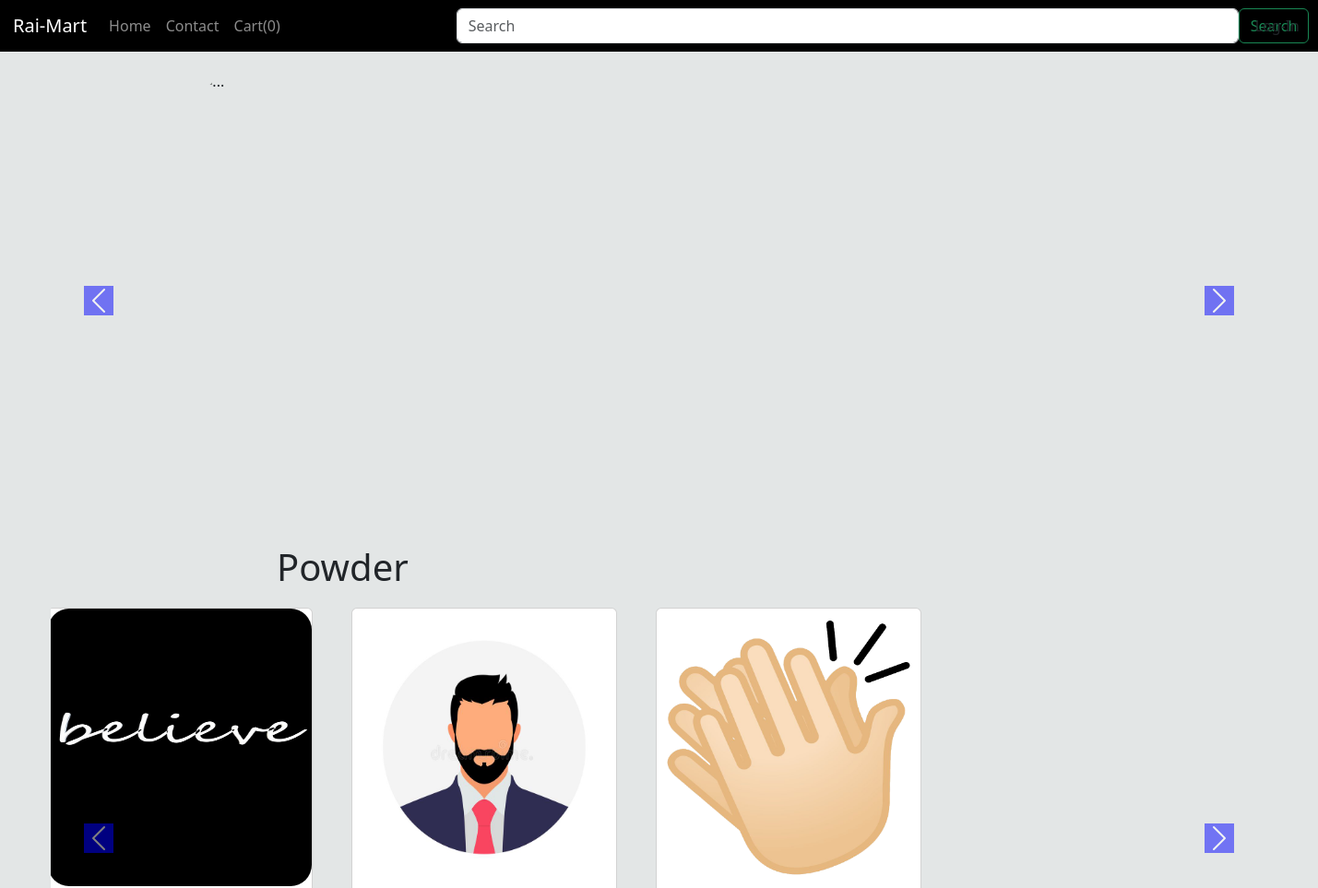
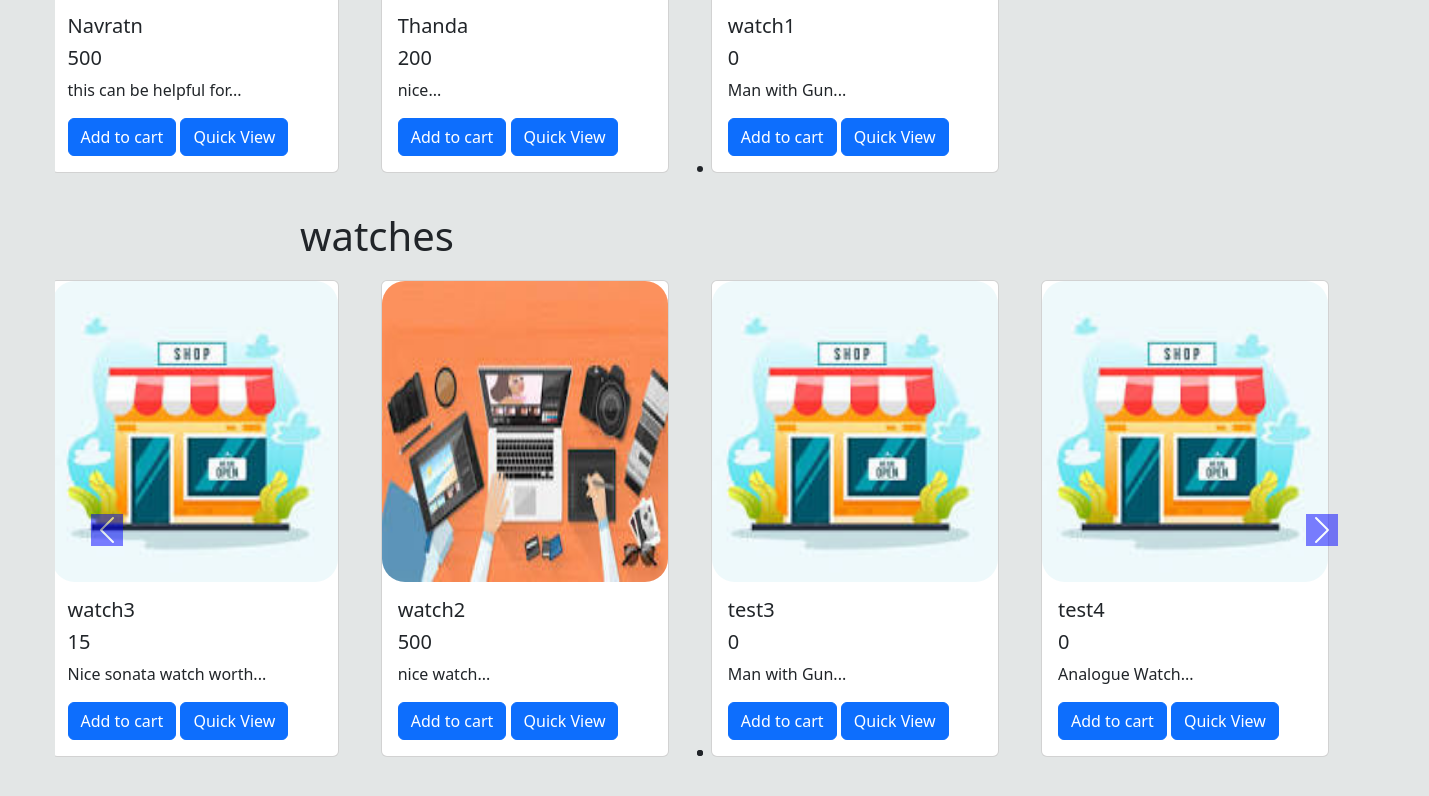
The page / on the database its author committed (2 pictures, top to bottom).
### home/models.py (models this page shows, shortened)
class Product(models.Model):
    product_id = models.AutoField
    product_name = models.CharField(max_length=50)
    category = models.CharField(max_length=50, default="")
    subcategory = models.CharField(max_length=50, default="")
    price = models.IntegerField(default=0)
    desc = models.CharField(max_length=300)
    pub_date = models.DateField()
    image = models.ImageField(upload_to='home/images', default="")

### home/views.py (the view)
# urls.py: 2. Add a URL to urlpatterns:  path('', views.home, name='home')
def home(request):
    user = request.user
    allProds = []
    catProds = Product.objects.values('category', 'id')
    cats = {item['category'] for item in catProds}
    for cat in cats:
        prod = Product.objects.filter(category=cat)
        n = len(prod)
        nSlides = n // 4 + ceil((n / 4) - (n // 4))
        allProds.append([prod, range(1, nSlides), nSlides])
    prodList = []
    try:
        items_In_cartProd = CartProd.objects.filter(user=user)
    except:
        items_In_cartProd = CartProd.objects.all()
    for item in items_In_cartProd:
        itemJson = item.itemJson.strip()
        if itemJson:
            data = json.loads(itemJson)
        else:
            data = {}
        for key in data:
            prodId = key
            prodList.append({"prodId": prodId})
    fname = request.session.get('fname')
    return render(request, 'home.html', {'prodList': json.dumps(prodList), 'allprods': allProds, 'fname': fname})

### templates/home.html (shortened to what this page needs)
{% extends 'basic.html' %}
{% if user.is_authenticated %}
{% block body %}
{% load static %}
<div id="carouselExample" class="carousel slide">
  <div class="carousel-inner">
    <div class="carousel-item active">
      <img
        src='https://images-eu.ssl-images-amazon.com/images/G/31/img23/Fashion/Event/Gateway/JuneWRS/Teaser/Unrec-PC-2-3000._CB587224584_.jpg'
        class="d-block mx-auto w-100" alt="...">
    </div>
  </div>
  <button class="carousel-control-prev" type="button" data-bs-target="#carouselExample" data-bs-slide="prev">
    <span class="carousel-control-prev-icon" aria-hidden="true"></span>
  </button>
  <button class="carousel-control-next" type="button" data-bs-target="#carouselExample" data-bs-slide="next">
    <span class="carousel-control-next-icon" aria-hidden="true"></span>
  </button>
</div>
<div class="containera">
  {% for product ,range, nSlides in allprods %}
  <h1 class="heading">{{product.0.category}}</h1>
  <div id="demo{{forloop.counter}}" class="carousel slide my-3" data-ride="carousel">
    <ul class="carousel-indicators">
    </ul>
    <div class="container carousel-inner no-padding">
      <div class="carousel-item active">
        {% for i in product %}
        <div class="col-xs-3 col-sm-3 col-md-3">
          <div class="card" style="width: 18rem;">
            <img src='/media/{{i.image}}' id="imgpr{{i.id}}" class="card-img-top" alt="...">
            <div class="card-body">
              <h5 class="card-title" id="namepr{{i.id}}">{{i.product_name}}</h5>
              <h5 class="card-title" id="pricepr{{i.id}}">{{i.price}}</h5>
              <p class="card-text" id="descpr{{i.id}}">{{i.desc|slice:"0:23"}}...</p>
              <span id="divpr{{i.id}}">{% csrf_token %}<button id="pr{{i.id}}" class="btn btn-primary Abtn"
                  data-product-name="{{i.product_name}}" data-image="/media/{{i.image}}" data-price="{{i.price}}"
                  data-description="{{i.desc}}">Add to
                  cart</button>
              </span>
              <a href="/home/products/{{i.id}}"><button id="qv{{i.id}}" class="btn btn-primary">Quick View</button></a>
            </div>
          </div>
        </div>
        {% if forloop.counter|divisibleby:4 and forloop.counter > 0 and not forloop.last %}
      </div>
      <div class="carousel-item">
        {% endif %}
        {% endfor %}
      </div>
    </div>
    <a class="carousel-control-prev" href="#demo{{forloop.counter}}" data-slide="prev">
      <span class="carousel-control-prev-icon"></span>
    </a>
    <a class="carousel-control-next" href="#demo{{forloop.counter}}" data-slide="next">
      <span class="carousel-control-next-icon"></span>
    </a>
  </div>
  {% endfor %}
</div>
{% endblock %}
{% else %}
<p>are kya krrae ho yaar</p>
{% endif %}

### rows shown on the page
Product: category "Powder", image (picture), product_name "Navratn", price "500", desc "this can be helpful for"
Product: image (picture), product_name "Thanda", price "200", desc "nice"
Product: image (picture), product_name "watch1", price "0", desc "Man with Gun"
Product: category "watches", image (picture), product_name "watch3", price "15", desc "Nice sonata watch worth"
Product: image (picture), product_name "watch2", price "500", desc "nice watch"
Product: image (picture), product_name "test3", price "0", desc "Man with Gun"
Product: image (picture), product_name "test4", price "0", desc "Analogue Watch"
